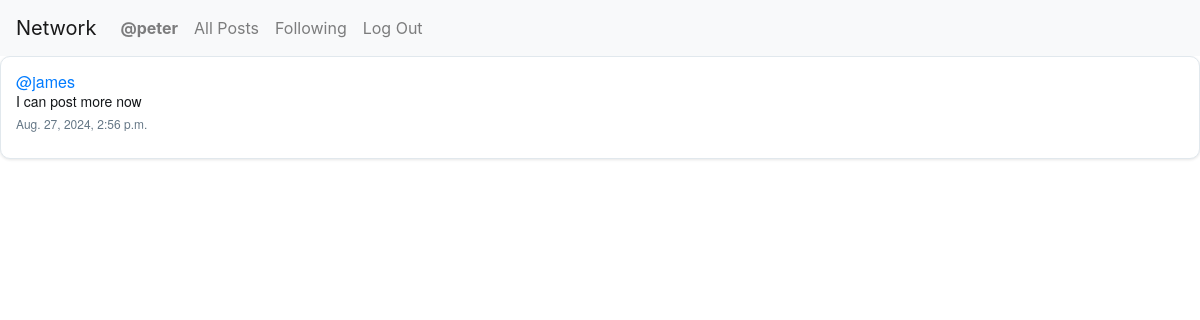
Page /following (signed in) on the earlier database version.
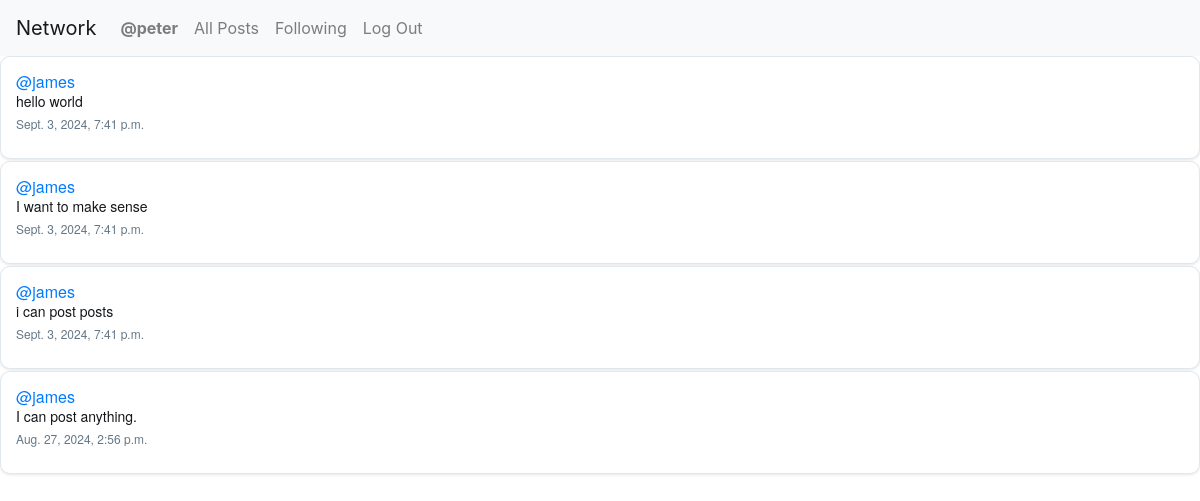
Same page on the later database version.
### network/models.py (models this page shows, shortened)
class Post(models.Model):
    content = models.CharField(max_length=260)
    user = models.ForeignKey(User, on_delete=models.CASCADE, related_name="author")
    date = models.DateTimeField(auto_now_add=True)
    likes = models.IntegerField(default=0)
    liked_users = models.ManyToManyField(User, related_name='liked_posts', blank=True)

class User(AbstractUser):
    pass

### network/views.py (the view)
# urls.py: path("following", views.following, name="following"),
def following(request):
    currentUser = User.objects.get(pk=request.user.id)
    followingPeople = Follow.objects.filter(user=currentUser)
    allPosts = Post.objects.all().order_by('id').reverse()
    followingPosts = []
    for post in allPosts:
        for person in followingPeople:
            if person.user_follower == post.user:
                followingPosts.append(post)
    paginator = Paginator(followingPosts, 10)
    page_number = request.GET.get('page')
    posts_of_the_page = paginator.get_page(page_number)
    return render(request, "network/following.html",{
                    "posts_of_the_page": posts_of_the_page,
                })

### network/templates/network/following.html (shortened to what this page needs)
{% extends "network/layout.html" %}
{% block body %}
    <div class="all-posts">
        {% for post in posts_of_the_page %}
            <div class="cols post">
                <h5 class="username"><a href="{% url 'profile' user_id=post.user.id %}">@{{ post.user }}</a></h5>
                <h6 class="content" id="content_{{ post.id }}">{{ post.content }}</h6>
                <p class="date">{{ post.date }}</p>
            </div>
        {% endfor %}
    </div>
{% endblock %}

Differences in the rows shown:
added Post: user "james", content "hello world", date "Sept. 3, 2024, 7:41 p.m."
added Post: user "james", content "I want to make sense", date "Sept. 3, 2024, 7:41 p.m."
added Post: user "james", content "i can post posts", date "Sept. 3, 2024, 7:41 p.m."
changed Post: content "I can post more now" → "I can post anything."
